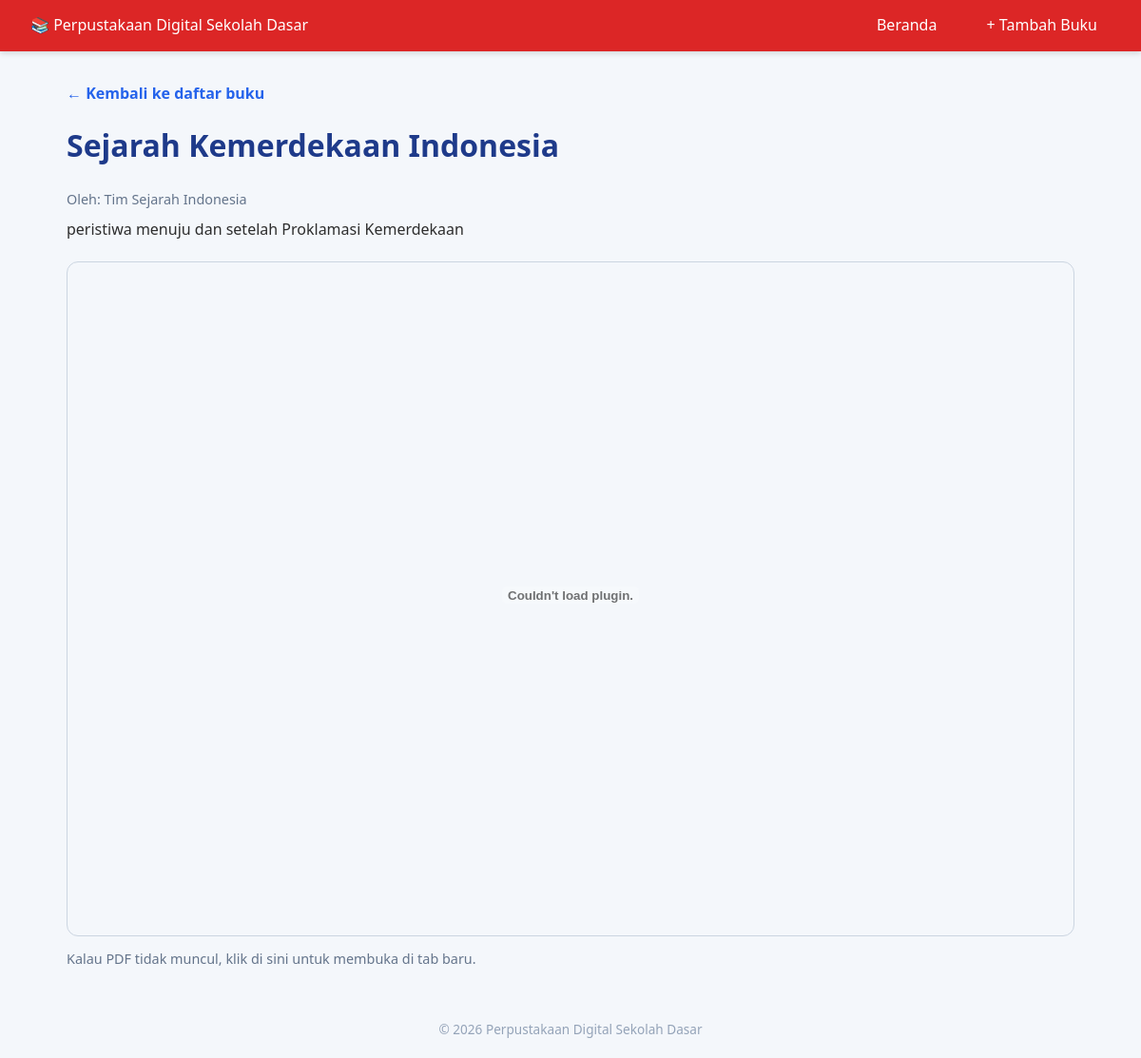
Screenshot of /buku/baca/6 with the database file from the repository.
### tables this page shows
CREATE TABLE `buku` (
  `id` int(11) NOT NULL,
  `judul` varchar(150) NOT NULL,
  `pengarang` varchar(100) NOT NULL,
  `kategori` varchar(50) NOT NULL,
  `kelas` varchar(10) NOT NULL,
  `sampul` varchar(255) DEFAULT NULL,
  `file_buku` varchar(255) NOT NULL,
  `deskripsi` text,
  `tanggal_upload` datetime DEFAULT CURRENT_TIMESTAMP
);

### application/controllers/Buku.php (called while the page is built, shortened)
<?php
class Buku extends CI_Controller
{
    public function __construct()
    {
        $this->load->model('buku_model');
    }
    public function baca($id)
    {
        $buku = $this->buku_model->get_by_id($id);
        $data['buku'] = $buku;
        $this->load->view('templates/header', array('judul_halaman' => $buku->judul));
        $this->load->view('buku/baca', $data);
        $this->load->view('templates/footer');
    }
}

### index.php (called while the page is built, shortened)
<?php
require_once BASEPATH.'core/CodeIgniter.php';

### application/models/Buku_model.php (called while the page is built, shortened)
<?php
class Buku_model extends CI_Model
{
    protected $table = 'buku';
    public function get_by_id($id)
    {
        return $this->db->get_where($this->table, array('id' => $id))->row();
    }
}

### application/views/buku/baca.php (the view)
<a href="<?= base_url('buku') ?>" class="link-kembali">&larr; Kembali ke daftar buku</a>
<h1><?= html_escape($buku->judul) ?></h1>
<p class="pengarang">Oleh: <?= html_escape($buku->pengarang) ?></p>
<p><?= html_escape($buku->deskripsi) ?></p>
<div class="pdf-viewer">
    <embed
        src="<?= base_url('assets/uploads/buku/' . $buku->file_buku) ?>"
        type="application/pdf"
        width="100%"
        height="700px">
</div>
<p class="catatan">
    Kalau PDF tidak muncul, <a href="<?= base_url('assets/uploads/buku/' . $buku->file_buku) ?>" target="_blank">klik di sini untuk membuka di tab baru</a>.
</p>

### assets/css/style.css (style rules this page uses)
* { margin: 0; padding: 0; box-sizing: border-box; }
body { font-family: 'Segoe UI', Tahoma, sans-serif; background-color: #f4f7fb; color: #2d2d2d; line-height: 1.6; }
a { text-decoration: none; color: inherit; }
h1 { margin-bottom: 20px; color: #1e3a8a; }
.pengarang { color: #64748b; font-size: 0.9rem; margin-bottom: 8px; }
.link-kembali { display: inline-block; margin-bottom: 16px; color: #2563eb; font-weight: 600; }
.pdf-viewer { margin-top: 20px; border: 1px solid #cbd5e1; border-radius: 12px; overflow: hidden; }
.catatan { margin-top: 12px; font-size: 0.9rem; color: #64748b; }

### rows the page displays
buku: judul "Sejarah Kemerdekaan Indonesia", pengarang "Tim Sejarah Indonesia", deskripsi "peristiwa menuju dan setelah Proklamasi Kemerdekaan"
